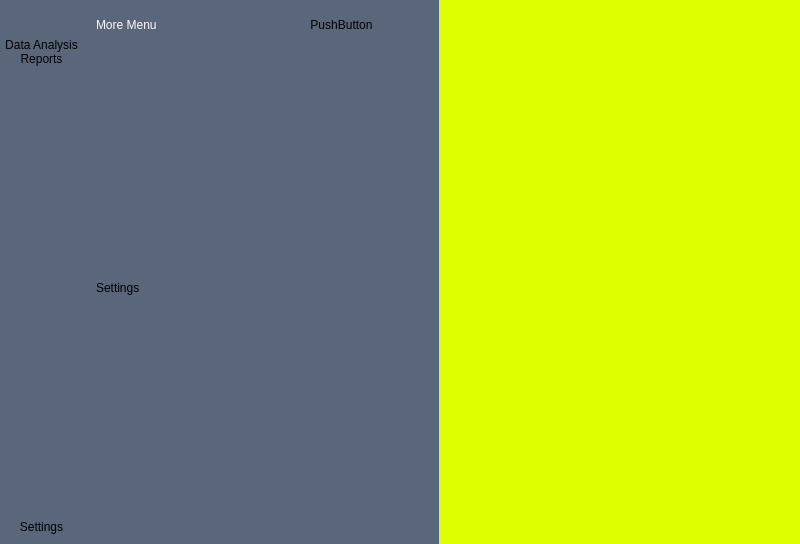
<?xml version="1.0" encoding="UTF-8"?>
<ui version="4.0">
 <class>MainWindow</class>
 <widget class="QMainWindow" name="MainWindow">
  <property name="geometry">
   <rect>
    <x>0</x>
    <y>0</y>
    <width>800</width>
    <height>544</height>
   </rect>
  </property>
  <property name="windowTitle">
   <string>MainWindow</string>
  </property>
  <property name="styleSheet">
   <string notr="true">*{
	border: none;
	background-color: transparent;
	background: none;
	padding:0;
	margin: 0;
	color: black;

}
#centralwidget{
	background-color: #5a667a;
}
#leftMenuSubcontainer{
	background-color: #7787a2;
}
#leftMenuSubcontainer QPushButton{
	text-align: left;
	padding: 5px 10px;
	border-top-left-radius: 10px;
	border-bottom-left-radius: 10px
}</string>
  </property>
  <widget class="QWidget" name="centralwidget">
   <layout class="QHBoxLayout" name="horizontalLayout">
    <property name="spacing">
     <number>0</number>
    </property>
    <property name="leftMargin">
     <number>0</number>
    </property>
    <property name="topMargin">
     <number>0</number>
    </property>
    <property name="rightMargin">
     <number>0</number>
    </property>
    <property name="bottomMargin">
     <number>0</number>
    </property>
    <item>
     <widget class="QWidget" name="leftMenuContainer" native="true">
      <layout class="QVBoxLayout" name="verticalLayout">
       <property name="spacing">
        <number>0</number>
       </property>
       <property name="leftMargin">
        <number>0</number>
       </property>
       <property name="topMargin">
        <number>0</number>
       </property>
       <property name="rightMargin">
        <number>0</number>
       </property>
       <property name="bottomMargin">
        <number>0</number>
       </property>
       <item alignment="Qt::AlignLeft">
        <widget class="QWidget" name="leftMenuSubContainer" native="true">
         <layout class="QVBoxLayout" name="verticalLayout_2">
          <property name="spacing">
           <number>0</number>
          </property>
          <property name="leftMargin">
           <number>5</number>
          </property>
          <property name="topMargin">
           <number>0</number>
          </property>
          <property name="rightMargin">
           <number>0</number>
          </property>
          <property name="bottomMargin">
           <number>0</number>
          </property>
          <item alignment="Qt::AlignTop">
           <widget class="QFrame" name="frame_3">
            <property name="frameShape">
             <enum>QFrame::StyledPanel</enum>
            </property>
            <property name="frameShadow">
             <enum>QFrame::Raised</enum>
            </property>
            <layout class="QVBoxLayout" name="verticalLayout_5">
             <property name="spacing">
              <number>0</number>
             </property>
             <property name="leftMargin">
              <number>0</number>
             </property>
             <property name="topMargin">
              <number>0</number>
             </property>
             <property name="rightMargin">
              <number>0</number>
             </property>
             <property name="bottomMargin">
              <number>0</number>
             </property>
             <item>
              <widget class="QPushButton" name="menuBtn">
               <property name="toolTip">
                <string>Menu</string>
               </property>
               <property name="text">
                <string/>
               </property>
               <property name="icon">
                <iconset resource="../../resources.qrc">
                 <normaloff>:/icons/icons/align-justify.svg</normaloff>:/icons/icons/align-justify.svg</iconset>
               </property>
               <property name="iconSize">
                <size>
                 <width>24</width>
                 <height>24</height>
                </size>
               </property>
              </widget>
             </item>
            </layout>
           </widget>
          </item>
          <item>
           <widget class="QFrame" name="frame">
            <property name="sizePolicy">
             <sizepolicy hsizetype="Preferred" vsizetype="Preferred">
              <horstretch>0</horstretch>
              <verstretch>0</verstretch>
             </sizepolicy>
            </property>
            <property name="frameShape">
             <enum>QFrame::StyledPanel</enum>
            </property>
            <property name="frameShadow">
             <enum>QFrame::Raised</enum>
            </property>
            <layout class="QVBoxLayout" name="verticalLayout_3">
             <property name="spacing">
              <number>0</number>
             </property>
             <property name="leftMargin">
              <number>0</number>
             </property>
             <property name="topMargin">
              <number>10</number>
             </property>
             <property name="rightMargin">
              <number>0</number>
             </property>
             <property name="bottomMargin">
              <number>10</number>
             </property>
             <item>
              <widget class="QPushButton" name="homeBtn">
               <property name="toolTip">
                <string>Home</string>
               </property>
               <property name="text">
                <string/>
               </property>
               <property name="icon">
                <iconset resource="../../resources.qrc">
                 <normaloff>:/icons/icons/home.svg</normaloff>:/icons/icons/home.svg</iconset>
               </property>
               <property name="iconSize">
                <size>
                 <width>24</width>
                 <height>24</height>
                </size>
               </property>
              </widget>
             </item>
             <item>
              <widget class="QPushButton" name="dataBtn">
               <property name="toolTip">
                <string>Data Analysis</string>
               </property>
               <property name="text">
                <string>Data Analysis</string>
               </property>
               <property name="icon">
                <iconset resource="../../resources.qrc">
                 <normaloff>:/icons/icons/list.svg</normaloff>:/icons/icons/list.svg</iconset>
               </property>
               <property name="iconSize">
                <size>
                 <width>24</width>
                 <height>24</height>
                </size>
               </property>
              </widget>
             </item>
             <item>
              <widget class="QPushButton" name="reportsBtn">
               <property name="toolTip">
                <string>View Reports</string>
               </property>
               <property name="text">
                <string>Reports</string>
               </property>
               <property name="icon">
                <iconset resource="../../resources.qrc">
                 <normaloff>:/icons/icons/printer.svg</normaloff>:/icons/icons/printer.svg</iconset>
               </property>
               <property name="iconSize">
                <size>
                 <width>24</width>
                 <height>24</height>
                </size>
               </property>
              </widget>
             </item>
            </layout>
           </widget>
          </item>
          <item>
           <spacer name="verticalSpacer">
            <property name="orientation">
             <enum>Qt::Vertical</enum>
            </property>
            <property name="sizeHint" stdset="0">
             <size>
              <width>20</width>
              <height>40</height>
             </size>
            </property>
           </spacer>
          </item>
          <item alignment="Qt::AlignBottom">
           <widget class="QFrame" name="frame_2">
            <property name="frameShape">
             <enum>QFrame::StyledPanel</enum>
            </property>
            <property name="frameShadow">
             <enum>QFrame::Raised</enum>
            </property>
            <layout class="QVBoxLayout" name="verticalLayout_4">
             <property name="spacing">
              <number>0</number>
             </property>
             <property name="leftMargin">
              <number>0</number>
             </property>
             <property name="topMargin">
              <number>10</number>
             </property>
             <property name="rightMargin">
              <number>0</number>
             </property>
             <property name="bottomMargin">
              <number>10</number>
             </property>
             <item>
              <widget class="QPushButton" name="settingBtn">
               <property name="toolTip">
                <string>Go To Settings</string>
               </property>
               <property name="text">
                <string>Settings</string>
               </property>
               <property name="icon">
                <iconset resource="../../resources.qrc">
                 <normaloff>:/icons/icons/settings.svg</normaloff>:/icons/icons/settings.svg</iconset>
               </property>
               <property name="iconSize">
                <size>
                 <width>24</width>
                 <height>24</height>
                </size>
               </property>
              </widget>
             </item>
            </layout>
           </widget>
          </item>
         </layout>
        </widget>
       </item>
      </layout>
     </widget>
    </item>
    <item>
     <widget class="QWidget" name="centerMenuContainer" native="true">
      <layout class="QVBoxLayout" name="verticalLayout_6">
       <item>
        <widget class="QWidget" name="centerMenuSubContainer" native="true">
         <layout class="QVBoxLayout" name="verticalLayout_7">
          <property name="spacing">
           <number>0</number>
          </property>
          <property name="leftMargin">
           <number>0</number>
          </property>
          <property name="topMargin">
           <number>0</number>
          </property>
          <property name="rightMargin">
           <number>0</number>
          </property>
          <property name="bottomMargin">
           <number>0</number>
          </property>
          <item alignment="Qt::AlignTop">
           <widget class="QFrame" name="frame_4">
            <property name="frameShape">
             <enum>QFrame::StyledPanel</enum>
            </property>
            <property name="frameShadow">
             <enum>QFrame::Raised</enum>
            </property>
            <layout class="QHBoxLayout" name="horizontalLayout_2">
             <item>
              <widget class="QLabel" name="label">
               <property name="styleSheet">
                <string notr="true">color:rgb(255, 248, 251)</string>
               </property>
               <property name="text">
                <string>More Menu</string>
               </property>
              </widget>
             </item>
             <item>
              <widget class="QPushButton" name="pushButton">
               <property name="text">
                <string>PushButton</string>
               </property>
               <property name="icon">
                <iconset resource="../../resources.qrc">
                 <normaloff>:/icons/icons/x-circle.svg</normaloff>:/icons/icons/x-circle.svg</iconset>
               </property>
               <property name="iconSize">
                <size>
                 <width>24</width>
                 <height>24</height>
                </size>
               </property>
              </widget>
             </item>
            </layout>
           </widget>
          </item>
          <item>
           <widget class="QStackedWidget" name="stackedWidget">
            <property name="currentIndex">
             <number>0</number>
            </property>
            <widget class="QWidget" name="page">
             <layout class="QVBoxLayout" name="verticalLayout_8">
              <item>
               <widget class="QLabel" name="label_2">
                <property name="text">
                 <string>Settings</string>
                </property>
               </widget>
              </item>
             </layout>
            </widget>
            <widget class="QWidget" name="page_2"/>
           </widget>
          </item>
         </layout>
        </widget>
       </item>
      </layout>
     </widget>
    </item>
    <item>
     <widget class="QWidget" name="mainBodyContainer" native="true">
      <property name="sizePolicy">
       <sizepolicy hsizetype="Expanding" vsizetype="Preferred">
        <horstretch>0</horstretch>
        <verstretch>0</verstretch>
       </sizepolicy>
      </property>
      <property name="styleSheet">
       <string notr="true">background-color: rgb(221, 255, 0);</string>
      </property>
     </widget>
    </item>
   </layout>
  </widget>
 </widget>
 <resources>
  <include location="../../resources.qrc"/>
 </resources>
 <connections/>
</ui>
